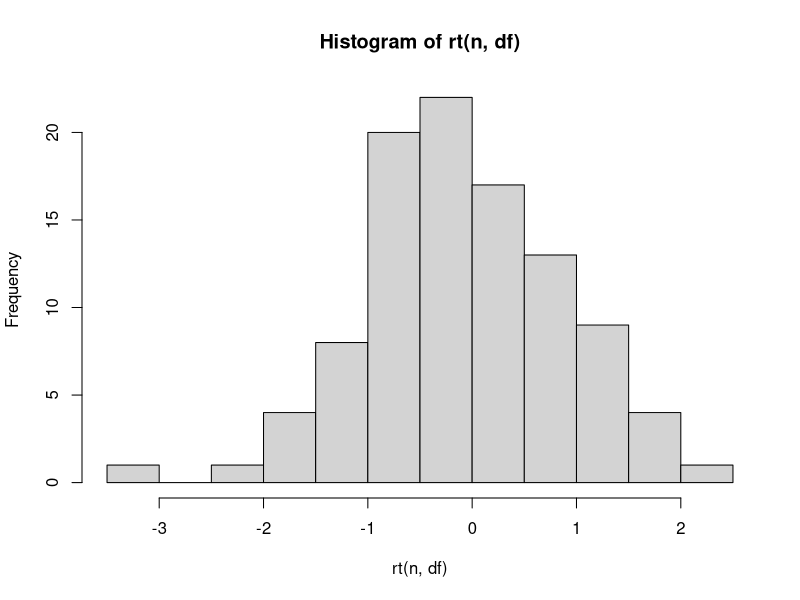
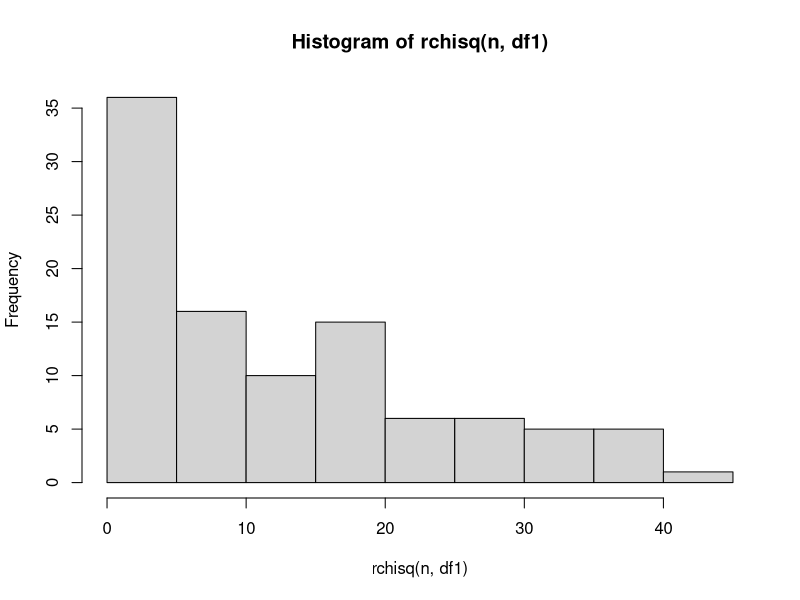
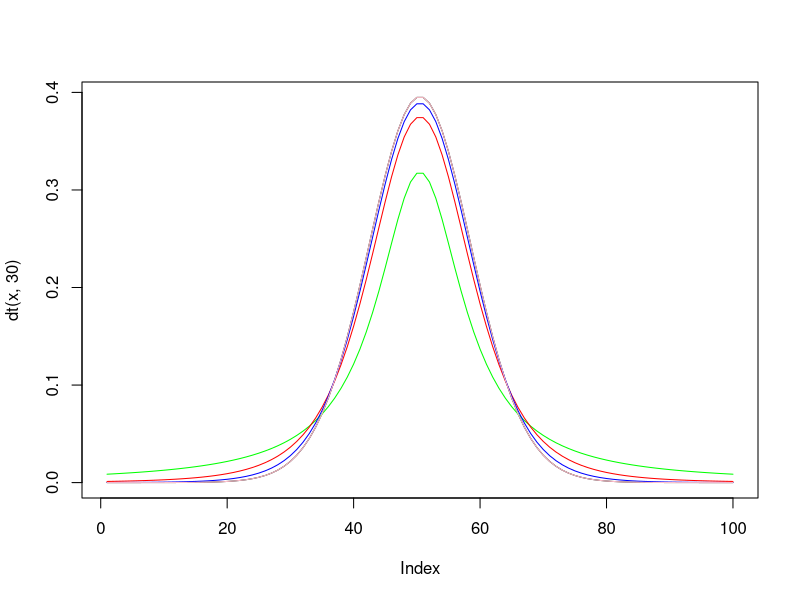
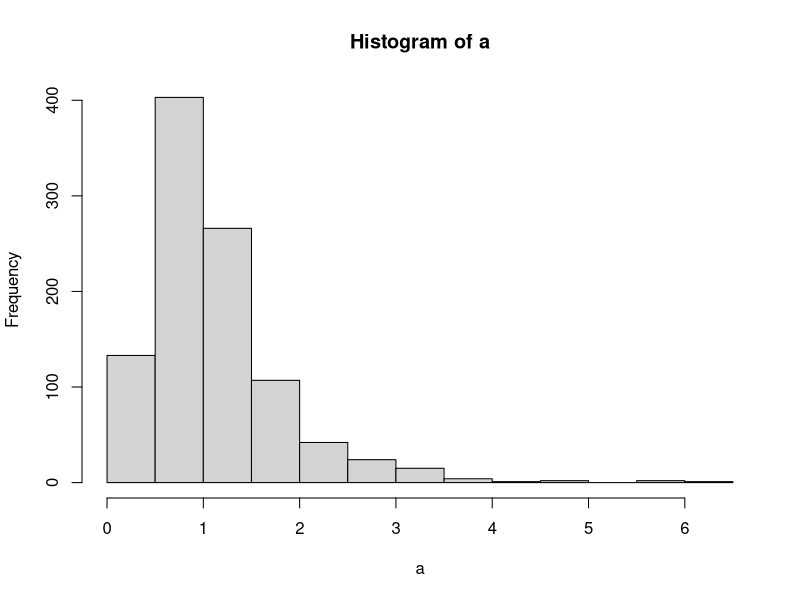

These charts were generated, in order, by the following R code:
#question 1
n=100
df=n-1
x<-rt(n,df)
hist(rt(n,df),breaks ="sturges")


#question 2
df1<-c(2,10,25)
rchisq(n,df1)
hist(rchisq(n,df1),breaks="sturges")


#question 3
x=seq(-6,6, length=100)
df=c(1,4,10,30)
a<-dt(x,df[1])
b<-dt(x,df[2])
c<-dt(x,df[3])
d<-dt(x,df[4])
plot(dt(x,30),type='l')
lines(a,col="green")
lines(b,col="red")
lines(c,col="blue")
lines(d,col="pink")



#question 4
qf(0.95,10,20)
pf(1.5,10,20)
pf(1.5,10,20,lower.tail=FALSE)
qf(0.25,10,20)
qf(0.5,10,20)
qf(0.75,10,20)
qf(0.99,10,20)
a<-rf(1000,10,20)
hist(a)
